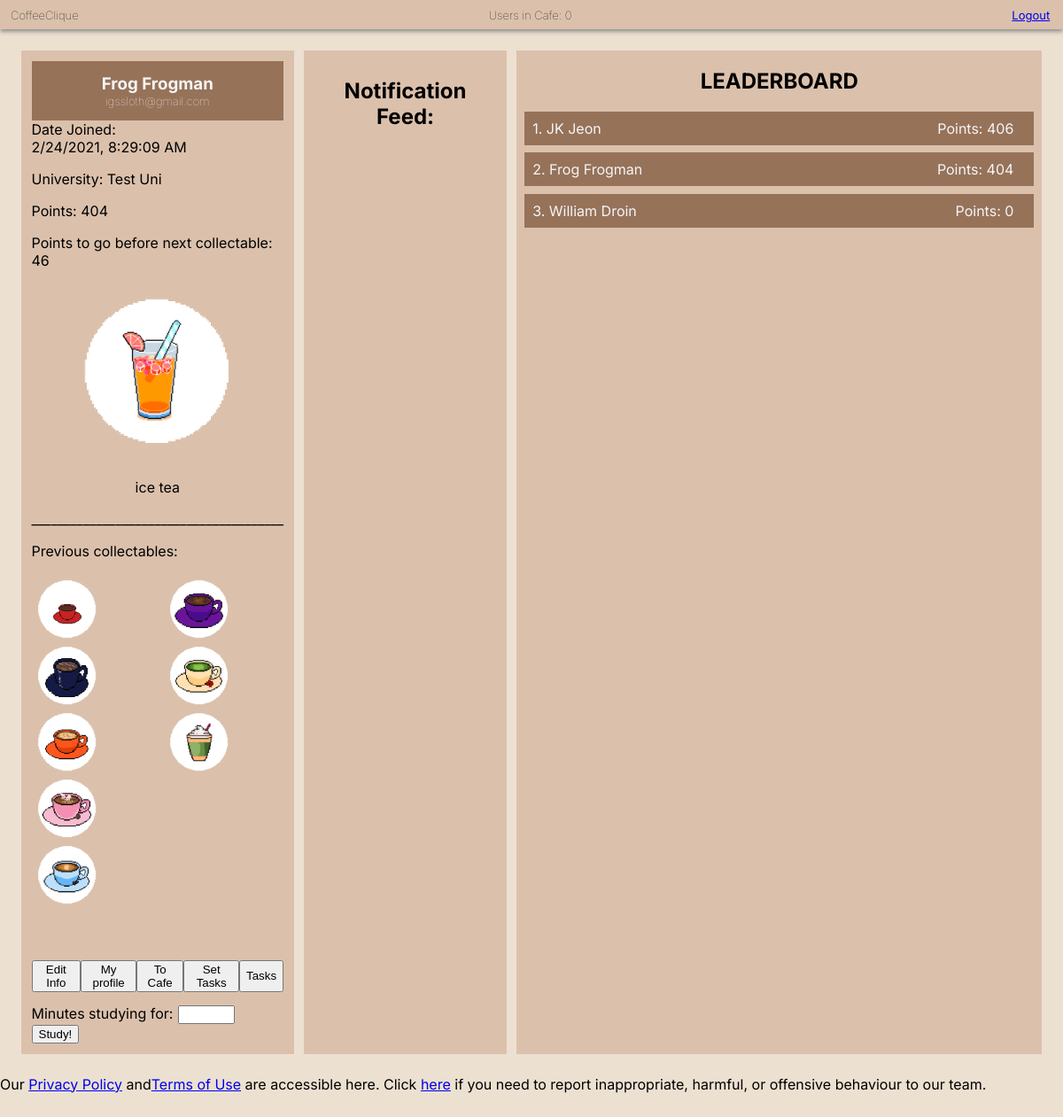
Page /dashboard (signed in) on the earlier database version.
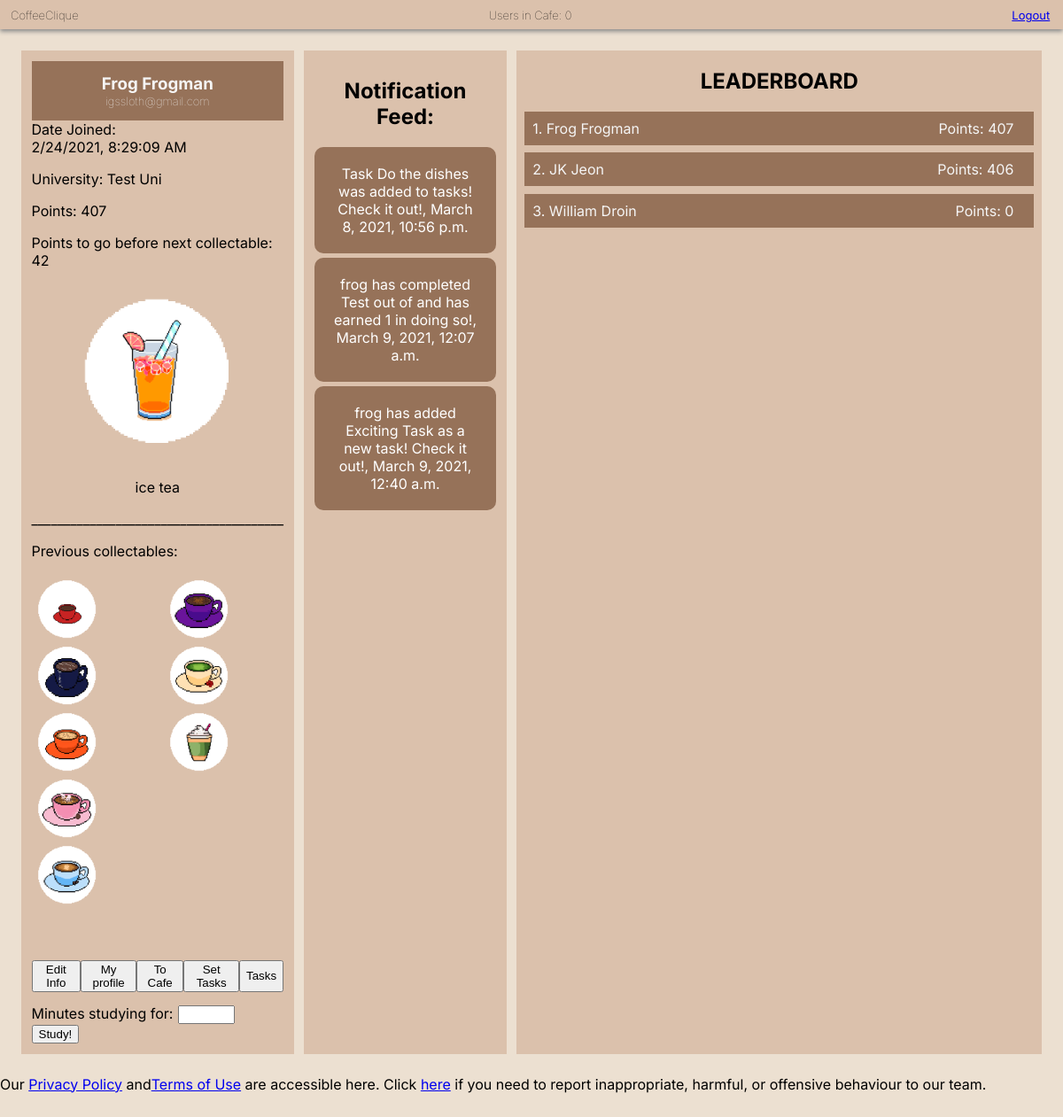
Same page on the later database version.
### app/models.py (models this page shows, shortened)
class CoffeeUser(AbstractBaseUser):
    AVAILABLE_UNIS = (
        ("University of Exeter", "University of Exeter"),
        ("Test uni", "Test uni")
    )
    email = models.EmailField(verbose_name="email", unique=True)
    date_joined = models.DateTimeField(verbose_name="date_joined",
                                       auto_now_add=True)
    last_login = models.DateTimeField(verbose_name="last_login", auto_now=True)
    is_admin = models.BooleanField(default=False)
    is_active = models.BooleanField(default=True)
    is_staff = models.BooleanField(default=False)
    is_superuser = models.BooleanField(default=False)
    first_name = models.CharField(max_length=50)
    last_name = models.CharField(max_length=50)
    university = models.CharField(max_length=50, choices=AVAILABLE_UNIS)
    year = models.PositiveIntegerField(null=True, blank=True)
    course = models.CharField(max_length=50, blank=True)
    cafe_table_ids = models.ManyToManyField(CafeTable, blank=True)
    points = models.PositiveIntegerField(default=0)
    studying_until = models.DateTimeField(null=True, blank=True)
    share_tables = models.BooleanField(default=True)
    tasks_set_today = models.PositiveIntegerField(default=0)
    next_possible_set = models.DateField(null=True, blank=True)
    student_tasks_completed = models.PositiveIntegerField(default=0)
    next_possible_complete = models.DateField(null=True, blank=True)
    facebook = models.CharField(max_length=255, null=True, blank=True)
    twitter = models.CharField(max_length=255, null=True, blank=True)
    instagram = models.CharField(max_length=255, null=True, blank=True)
    USERNAME_FIELD = "email"  # users log in using their email
    REQUIRED_FIELDS = ["first_name", "last_name", "university", "is_staff"]
    objects = CoffeeUserManager()

class Notification(models.Model):
    NOTIFICATION_TYPES = ((1, 'Award'), (2, 'Points'), (3, 'Task'))
    table_id = models.ForeignKey(CafeTable, on_delete=models.CASCADE,
                                 related_name="noti_post", blank=False,
                                 null=True)
    notification_type = models.IntegerField(choices=NOTIFICATION_TYPES)
    text_preview = models.CharField(max_length=90, blank=True)
    date = models.DateTimeField(auto_now_add=True)

### app/views.py (the view, shortened to what this page needs)
# urls.py: path('dashboard', views.dashboard, name='dashboard'),
@login_required(login_url='/')
def dashboard(request):
    user = request.user
    tables = CafeTable.objects.filter(
        university=user.university,
        table_id__in=user.cafe_table_ids.values_list('table_id',
                                                     flat=True)
    )
    notifications = Notification.objects.filter(table_id__in=tables)
    users = CoffeeUser.objects.filter(is_staff=False)
    sorted_users = sorted(users, key=attrgetter("points"), reverse=True)
    if len(sorted_users) > 10:
        sorted_users = sorted_users[:9]
    if user.is_staff is False:
        current_user_points = user.points
        points_level = check_points_treshold(current_user_points)
        link_img = list_coffee_link[int(points_level)]
        name_coffee = list_coffee_name[int(points_level)]
        previous_collectables = []
        index_list = 0
        while index_list < int(points_level):
            previous_collectables.append(list_coffee_link[index_list])
            index_list += 1
        points_to_go_next_collectable = int(how_much_to_go(points_level))
        if points_to_go_next_collectable < 10:
            n_text = user.first_name + \
                " has less than 10 points to go until their next award!"
            notif = Notification(table_id=0, notification_type=1,
                                 text_preview=n_text)
            notif.save()
        if user.studying_until:
            if user.studying_until <= datetime.datetime.now():
                user.studying_until = None
                user.save()
                studying = False
            else:
                studying = True
        else:
            studying = False
    else:  # staff user - don't waste computation on irrelevant stuff
        link_img = ''
        points_to_go_next_collectable = 0
        name_coffee = ''
        previous_collectables = []
        studying = False
    tz_date = pytz.utc.localize(user.date_joined).isoformat()
    context = {
        'firstName': user.first_name,
        'lastName': user.last_name,
        'email': user.email,
        'university': user.get_university_display(),
        'dateJoined': tz_date,
        'points': user.points,
        'users': sorted_users,
        'collectable': link_img,
        'pointsToGo': points_to_go_next_collectable,
        'nameCollectable': name_coffee,
        'previousCollectables': previous_collectables,
        'listOfCoffeeLink': list_coffee_link,
        'num_users': get_number_current_users(),
        'break_form': StudyBreaksForm(),
        'studying': studying,
        'pk': user.pk,
        'staff': user.is_staff,
        'notifications': notifications,
    }
    return render(request, "dashboard.html", context)

### app/forms.py
class StudyBreaksForm(forms.Form):
    minutes_studying_for = forms.IntegerField(min_value=5, max_value=300)

### app/small_scripts_def.py (called while the page is built)
def check_points_treshold(total_points):
    level = total_points/50
    if level >= 9:
        level = 9
    return level

def how_much_to_go(current_level):
    if current_level < 9:
        int_value = int(current_level)
        to_go_level = (int_value+1) - current_level
        to_go_points = to_go_level*50
    else:
        to_go_points = 0
    return to_go_points

### app/views.py (called while the page is built)
def get_number_current_users():
    active_sessions = Session.objects.filter(expire_date__gte=timezone.now())
    active = 0
    for session in active_sessions:
        data = session.get_decoded()
        if data != {}:
            active += 1
    return active

### app/templates/dashboard.html (shortened to what this page needs)
<!DOCTYPE html>
<html lang="en">
<head>
  {% load static %}
  <link rel="stylesheet" type="text/css" href="{% static 'css/basic.css' %}"></link>
  <link rel="stylesheet" type="text/css" href="{% static 'css/dashboard.css' %}"></link>
</head>
<body>
  <div class="top_bar">
    <h6 class="app_name">CoffeeClique</h6>
    <h6 class="user_count">Users in Cafe: {{ num_users }}</h6>
    <a class="logout" href="{% url 'logout' %}">Logout</a>
  </div>
  <div class="main">
    <div class="user_info">
      <div class="person">
        <h3 class="name"> {{ firstName }} {{ lastName }} </h3>
        <p class="email"> {{ email }} </p>
      </div>
        Date Joined:
        <div id="joinDate"></div>
      <p class="uni"> University: {{ university }} </p>
      {% if staff is False %}
      <p> Points: {{ points }} </p>
      <p> Points to go before next collectable: {{ pointsToGo }} </p>
      <div class="Collectable">
        <p style=" text-align: center ">
        <img src='{% static collectable %}' style="width: 200px; height: auto">
      </p>
        <p style=" text-align: center "> {{nameCollectable}} </p>
      </div>
      <p> _______________________________________ </p>
      <p> Previous collectables: </p>
      <div class="grid_collectables">
        {% for img in previousCollectables %}
        {% if forloop.counter > 5%}
          <img src="{% static img %}" style="grid-column: 2; grid-row: ;" >
        {% endif %}
        {% if forloop.counter < 6 %}
          <img src="{% static img %}" style="grid-column: 1; grid-row: {{forloop.counter}};" >
        {% endif %}
        {% endfor %}
      </div>
      {% endif %}
      <div class="buttons">
        <button onclick="document.location='dashboard/edit_info'" id="edit_info">Edit Info</button>
        <button onclick="document.location='profile_page/{{ pk }}'" id="profile_page">My profile</button>
        <button onclick="document.location='table_view'" id="table_view">To Cafe</button>
        <button onclick="document.location='set_tasks'" id="set_tasks">Set Tasks</button>
        {% if staff is False %}
        <button onclick="document.location='view_tasks'" id="view_tasks">Tasks</button>
        {% endif %}
      </div>
      {% if staff is False %}
      <div class="set_study_break">
        {% if studying == False %}
        <form method="post">
          {{ break_form }}<button type="submit"> Study! </button>
        </form>
        {% endif %}
      </div>
      {% endif %}
    </div>
    <div class="user_info">
    <h2 class="board_title">Notification Feed: </h2>
    {% for notification in notifications %}
      <div class='notification'>
      {{notification.text_preview}}, {{notification.date}}
      </div>
    {% endfor %}
    </div>
    <div class="leaderboard">
      <h2 class="board_title">LEADERBOARD</h2>
    {% for student in users %}
      <li>{{ forloop.counter }}. <div class="student">{{ student.first_name }} {{ student.last_name }}</div> <div class="points">Points: {{ student.points }}</div></li>
    {% endfor %}
    </div>
</div>
<div>
Our <a href="privacy" target="_blank">Privacy Policy</a> and<a href="terms" target="_blank">Terms of Use</a> are accessible here. Click <a href="report">here</a> if you need to report inappropriate, harmful, or offensive behaviour to our team.<br><br><br> </div>
</body>
</html>

### app/static/css/basic.css (style rules this page uses)
body { background-color: #ece0d1; margin: 0%; font-family: 'Inter', sans-serif; }
.top_bar { background-color: #dbc1ac; box-shadow: 0px 2.5px 5px #888888; padding-left: 1%; }
.app_name { margin: 0; padding-top: 9px; padding-bottom: 8px; font-size: small; font-weight:lighter; display: inline-block; width: 32%; }
.user_count { margin: 0; padding-top: 9px; padding-bottom: 8px; font-size: small; font-weight:lighter; width: 34%; display: inline-block; text-align: center; }
.logout { display: inline-block; width: 32%; text-align: right; font-size: small; }

### app/static/css/dashboard.css (style rules this page uses)
.main { display: flex; margin: 2%; }
.user_info { background-color: #dbc1ac; width: 25%; margin-right: 1%; padding: 1%; }
.leaderboard { background-color: #dbc1ac; width: 72%; }
.person { background-color: #967259; color: whitesmoke; padding: 5%; }
.name { text-transform: capitalize; text-align: center; margin: 0; }
.email { text-align: center; margin: 0; font-size: small; font-weight: lighter; }
.uni { text-transform: capitalize; }
.buttons { display: inline-flex; }
.set_study_break { padding-top: 5%; }
#id_minutes_studying_for { margin-left: 2%; margin-right: 2%; }
.board_title { text-align: center; }
li { display: block; background-color: #967259; color: whitesmoke; margin: 1.5%; padding: 1.5%; }
.student { text-transform: capitalize; display: inline; }
.points { float: right; padding-right: 2.5%; }
.grid_collectables { display: grid; justify-content: center; align-content: center; grid-template-columns: repeat(2, 1fr); grid-template-rows: repeat(6, 5vw); grid-gap: 15px; }
.grid_collectables img { width: 80px; height: auto; }
.notification { margin: 5px 0 0; padding: 20px; overflow: hidden; border: none; -webkit-border-radius: 10px; border-radius: 10px; text-align: center; color: white; -o-text-overflow: ellipsis; text-overflow: ellipsis; background-color: #967259; }

Differences in the rows shown:
changed CoffeeUser "Frog": points "404" → "407"; moves up the list
added Notification: text_preview "Task Do the dishes was added to tasks! Check it out!", date "March 8, 2021, 10:56 p.m."
added Notification: text_preview "frog has completed Test out of and has earned 1 in doing so!", date "March 9, 2021, 12:07 a.m."
added Notification: text_preview "frog has added Exciting Task as a new task! Check it out!", date "March 9, 2021, 12:40 a.m."
Other differences:
{{ points }}: "404" → "407"
{{ pointsToGo }}: "46" → "42"
